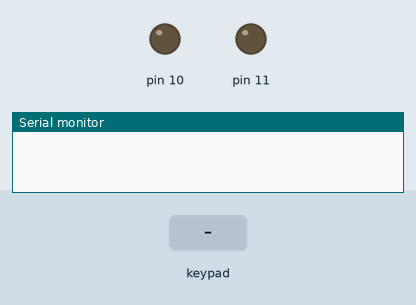
A sketch run on a simulated Arduino Uno, built with avr-gcc and run on an emulated ATmega328P. Shown: output pins drawn as LEDs (lit = HIGH), the last lines printed to the serial monitor. Inputs (shaded band) come from the test bench.

Above: at 1.2 s.
1.3 s: key '#' pressed
At 2.0 s:
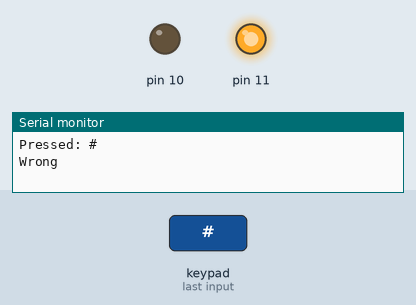
4.3 s: keypad keys * * * * pressed 0.4 s apart
7.4 s: key '1' pressed
Timing chart, 0 to 10.4 s (numbered marks = the images above; inputs shaded):
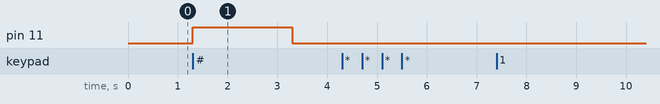

Measured:
- after the input at 1.3 s, pin 11: LOW → HIGH at once, → LOW 2.0 s later

The sketch:

KeypadDoorLock.ino
```cpp
// (licence header left out)
#include <Password.h> //http://www.arduino.cc/playground/uploads/Code/Password.zip
#include <Keypad.h> //http://www.arduino.cc/playground/uploads/Code/Keypad.zip

Password password = Password( "****" ); //no peeking

const byte ROWS = 4; // Four rows
const byte COLS = 3; //  columns
// Define the Keymap
char keys[ROWS][COLS] = {
  {'1','2','3'},
  {'4','5','6'},
  {'7','8','9'},
  {'*','0','#'}
};

// Normal Keypad
// byte rowPins[ROWS] = { 5, 4, 3, 2 };// Connect keypad ROW0, ROW1, ROW2 and ROW3 to these Arduino pins.
// byte colPins[COLS] = { 8, 7, 6 };// Connect keypad COL0, COL1 and COL2 to these Arduino pins.
// Telecom Public Phone Keypad
byte rowPins[ROWS] = { 5, 4, 2, 6, };
byte colPins[COLS] = { 7, 8, 3 };


// Create the Keypad
Keypad keypad = Keypad( makeKeymap(keys), rowPins, colPins, ROWS, COLS );

void setup(){

  Serial.begin(9600);
  pinMode(10, OUTPUT);
  pinMode(11, OUTPUT);
  keypad.addEventListener(keypadEvent); //add an event listener for this keypad
}

void loop(){
  keypad.getKey();
}

//take care of some special events
void keypadEvent(KeypadEvent eKey){
  switch (keypad.getState()){
    case PRESSED:
    Serial.print("Pressed: ");
    Serial.println(eKey);
    switch (eKey){
      case '#': checkPassword(); break;
      case '*': password.reset(); break;
      default: password.append(eKey);
     }
  }
}

void checkPassword(){
  if (password.evaluate()){
    Serial.println("Success"); //Add code to run if it works
     digitalWrite(11, LOW);
     digitalWrite(10, HIGH);
  }else{
    Serial.println("Wrong"); //add code to run if it did not work
     digitalWrite(10, LOW);
     digitalWrite(11, HIGH);
  }
  delay(2000); // wait for a second
  digitalWrite(10, LOW);
  digitalWrite(11, LOW);
  password.reset();
}
```
